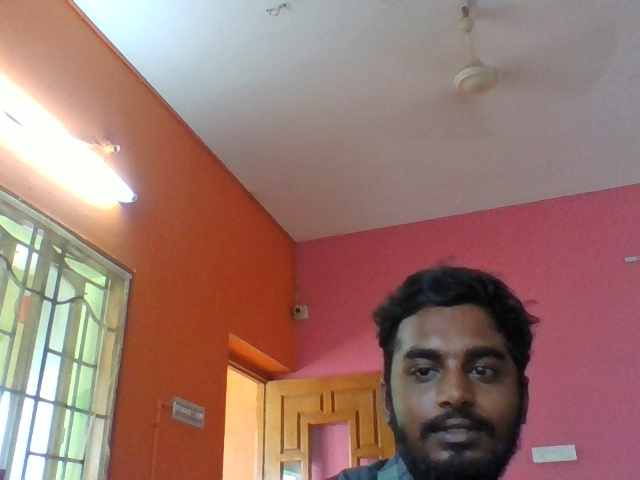
#> input picture getimg.jpg, 640 x 480 px, found by its file name
$ python -i test1.py   (imports and definitions only)
#> lines starting #> are read from the running program, lines starting #| are printed output that depends on the picture; after the words box and inside, x2 and y2 are one past the last pixel; in counts of white or black regions, pixels touching at a corner belong together
import cv2
import os
import string
import random
from os import listdir
from os.path import isfile, join, splitext
import time
import sys
import numpy as np
import argparse

watch_folder = 'toprocess'
processed_folder = 'processed'
poll_time = 1

# [1 line that did not run here, left out]
# [12 lines not run here, left out]

def processImage(fileName):
#> called with fileName = 'getimg.jpg'
    image = cv2.imread(watch_folder + '/' + fileName)
#> image is the input picture: shape (480, 640, 3); mean B, G, R 112.2, 120.2, 155
    output = image
    hMin = 29  # Hue minimum
    sMin = 30  # Saturation minimum
    vMin = 0   # Value minimum (Also referred to as brightness)
    hMax = 179 # Hue maximum
    sMax = 255 # Saturation maximum
    vMax = 255 # Value maximum
    lower = np.array([hMin, sMin, vMin])
    upper = np.array([hMax, sMax, vMax])
    hsv = cv2.cvtColor(image, cv2.COLOR_BGR2HSV) # Converting color space from BGR to HSV
#> hsv: shape (480, 640, 3); mean H, S, V 65.2, 84.4, 158.3
    mask = cv2.inRange(hsv, lower, upper)
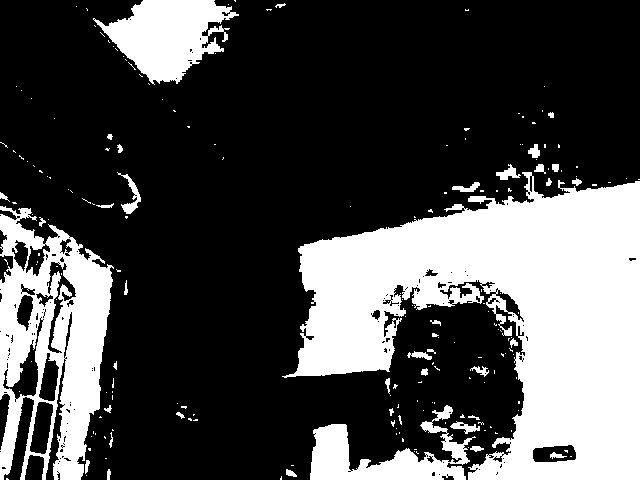
#> mask: shape (480, 640); 29.7% white; 200 white regions (160 under 20 px), largest, box (x1, y1, x2, y2) and area: (282, 172, 640, 480) 59334, (0, 206, 114, 480) 17299, (93, 0, 239, 85) 6834
    output = cv2.bitwise_and(image, image, mask=mask)
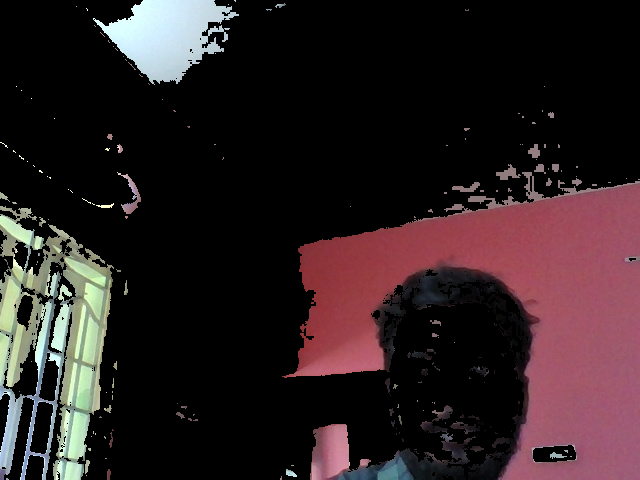
#> output: shape (480, 640, 3); mean B, G, R 33.7, 32.1, 44.4
    *_, alpha = cv2.split(output)
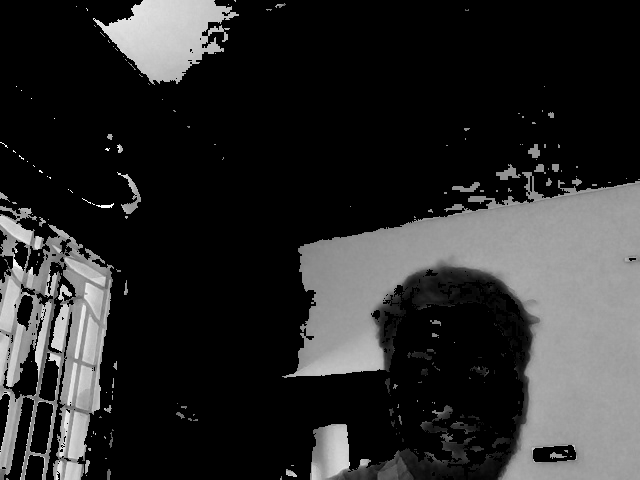
#> alpha: shape (480, 640); min 0, max 255, mean 44.4
    dst = cv2.merge((output, alpha))
    output = dst
    dim = (512, 512)
    output = cv2.resize(output, dim)
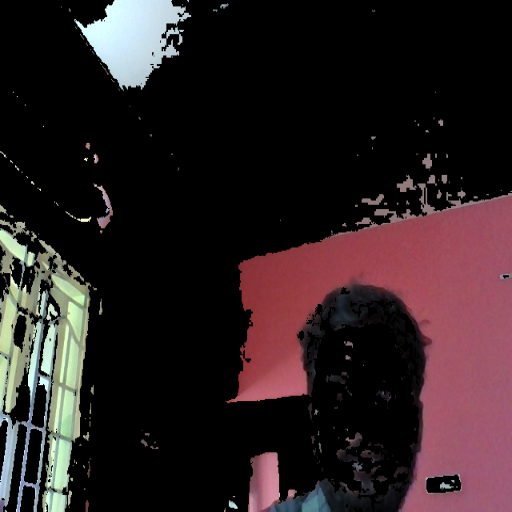
#> output: shape (512, 512, 4); mean B, G, R, A 33.7, 32.1, 44.4, 44.4
    file_name = randomString(5) + '.png'
    cv2.imwrite(processed_folder + '/' + file_name, output)

def randomString(length):
    letters = string.ascii_lowercase
    return ''.join(random.choice(letters) for i in range(length))


>>> result = processImage('getimg.jpg')
